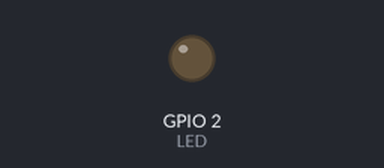
The sketch below on a simulated ESP32. Shown: output pins drawn as LEDs (lit = HIGH). WiFi joins after 1.5 s; servers stay silent unless stated; random numbers use the default seed unless the sketch sets one; no MQTT or app messages arrive unless stated; nothing arrives over Bluetooth unless stated; what the sketch prints to the serial monitor is not drawn.

Above: at 4.0 s.
At 10.5 s:
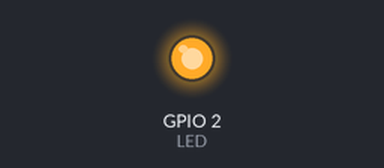
Timing chart, 0 to 22.3 s (numbered marks = the images above):
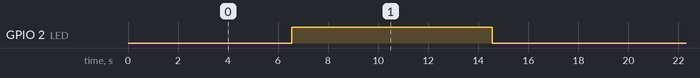

Measured:
- by itself, GPIO 2 (LED): alternates HIGH for 8.0 s and LOW for 8.0 s

The sketch:

publish_RSSI_values_to_MQTT_client__ESP32.ino
```cpp
/*
 Basic ESP8266 MQTT publish client example for a moisture sensor
*/
#include <WiFi.h>
#include <PubSubClient.h>

#include <BLEDevice.h>
#include <BLEUtils.h>
#include <BLEScan.h>
#include <BLEAdvertisedDevice.h>
#define LED 2
int states=LOW;
int scanTime = 5; //In seconds
int n=0;
BLEScan* pBLEScan;

int counter=0;
int rssiarray[100]={};
const char* addarray[100]={};
String a1="{";
String a2="\"";
String a3="id";
String a4=":17";
String a5="}";
String a7=",";
String keyvalue=a1+a2+a3+a2+a4;


// Update these with values suitable for your network.
const char* ssid = "Nspot";
const char* password = "123456789";
const char* mqtt_server = "mqtt.eclipse.org";

WiFiClient espClient;
PubSubClient client(espClient);

class MyAdvertisedDeviceCallbacks: public BLEAdvertisedDeviceCallbacks {
   void onResult(BLEAdvertisedDevice advertisedDevice) {
     int rssi=advertisedDevice.getRSSI();
     String address=advertisedDevice.getAddress().toString().c_str();
     counter+=1;
     keyvalue+=a7;
     keyvalue+= "\""+address+"\""+":"+String(rssi);
   }

};

void setup_wifi() {
  // Connecting to a WiFi network
  WiFi.begin(ssid, password);
  while (WiFi.status() != WL_CONNECTED) {
    delay(500);
    Serial.print(".");
  }
  Serial.println("WiFi connected");
  Serial.println("IP address: ");
  Serial.println(WiFi.localIP());
}

void reconnect() {
  // Loop until we're reconnected
  Serial.println("In reconnect...");
  while (!client.connected()) {
    Serial.print("Attempting MQTT connection...");
    // Create a random client ID
    String clientId = "ESP32Client-";
    clientId += String(random(0xffff), HEX);
    // Attempt to connect
    if (client.connect(clientId.c_str())) {
      Serial.println("connected");
    }
    else {
      Serial.print("failed, rc=");
      Serial.print(client.state());
      Serial.println(" try again in 5 seconds");
      delay(3000);
    }
  }
}

void setup() {
  pinMode(LED,OUTPUT);
  Serial.begin(115200);
  Serial.println("Scanning...");

  BLEDevice::init("");
  pBLEScan = BLEDevice::getScan(); //create new scan
  pBLEScan->setAdvertisedDeviceCallbacks(new MyAdvertisedDeviceCallbacks());
  pBLEScan->setActiveScan(true); //active scan uses more power, but get results faster
  pBLEScan->setInterval(100);
  pBLEScan->setWindow(99);  // less or equal setInterval value


  setup_wifi();
  client.setServer(mqtt_server, 1883);
}

void loop() {
  // put your main code here, to run repeatedly:


  BLEScanResults foundDevices = pBLEScan->start(scanTime, false);

//  String a6="}";
  keyvalue=keyvalue+"}d";
  counter=0;

  Serial.print("Devices found: ");
  Serial.println(foundDevices.getCount());
  int m = foundDevices.getCount();
  Serial.println("Scan done!");

  pBLEScan->clearResults();   // delete results fromBLEScan buffer to release memory

  char msg[1000];
  char msg1[1000];

//  sprintf(msg1,"No of devices : %i",m);
//  client.publish("out", msg1);

  String themsg;
  if (!client.connected()) {
    reconnect();
  }

//  for (int i = 0; i < m; i++) {
//    Serial.println(rssiarray[i]);
//    Serial.println(addarray[i]);
//
//    sprintf(msg,"%i",rssiarray[i]);
////    Serial.println(addarray[i]);
////    sprintf(msg,addarray[i]);
//    client.publish("out", msg);
//  }

  int len=keyvalue.length();
  Serial.print("len: ");
  Serial.println(len);
  char charBuf[len];
  keyvalue.toCharArray(charBuf, len);
//  sprintf(msg,keyvalue);
  client.publish("EN3250/ESP32", charBuf);

//  Serial.println(keyvalue);
  Serial.println(charBuf);
  keyvalue=a1+a2+a3+a2+a4;
  states=!states;
  digitalWrite(LED,states);
  delay(3000);
}
```
